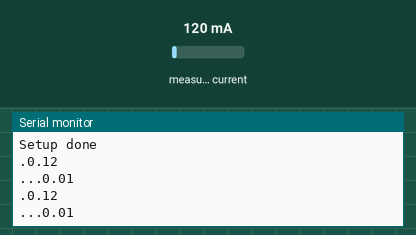
The sketch below on a simulated Arduino Uno, built with avr-gcc and run on an emulated ATmega328P. Shown: the last lines printed to the serial monitor. The inputs (shaded band) are chosen by the test bench; at power-on: measured current 120 mA.

Above: at 2.2 s.
2.3 s: measured current set to 40 mA
At 3.1 s:
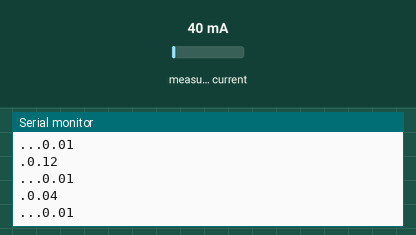
4.0 s: measured current set to 500 mA
At 5.9 s:
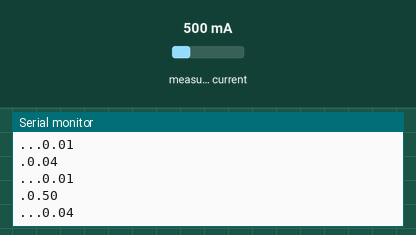
Timing chart, 0 to 7.4 s (numbered marks = the images above; inputs shaded):
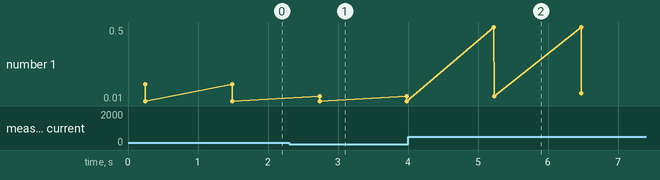

The sketch:

current_clamp_calibrator.ino
```cpp
/*
 * ESP_CURRENT_PROBOT
 * This sketch sends data to a thingspeak channel via REST.
 * Based on the original template from www.arduinesp.com
*/
#include "EmonLib.h"

#define SAMPLES_TO_AVERAGE 2034
#define CURRENT_CLAMP_CALIBRATION_FACTOR 100

double ave_Irms = 0;

EnergyMonitor ct_sensor1; // Create emon an instance

void setup() {
  Serial.begin(115200);
  ct_sensor1.current(0, 48); // Current: input pin, calibration.
  Serial.println("Setup done");
}

void loop() {
  /*  The Node MCU can read analog values on pin A0 from 0 to 3.3v
      or on one of the reserved pins from 0 to 1V the program syntax is the same.
      The only diference between both is that A0 has a pair of resistor dividers
      The resistor dividers are only present on the nodeMCU
  */
  double Irms = ct_sensor1.calcIrms(SAMPLES_TO_AVERAGE);

  ave_Irms = ave_Irms + Irms/20 - ave_Irms/20;

  Serial.print(".");
  Serial.println(Irms);
  Serial.print("...");
  Serial.println(ave_Irms);

  delay(1000);
}
```

Measured:
- after the input at 2.3 s, the serial monitor: prints a new line after 0.44 s (image 1)
- after the input at 4.0 s, the serial monitor: prints a new line after 1.2 s (image 2)
- plotted number 1: 0.01 → 0.14 after the input at 4.0 s
